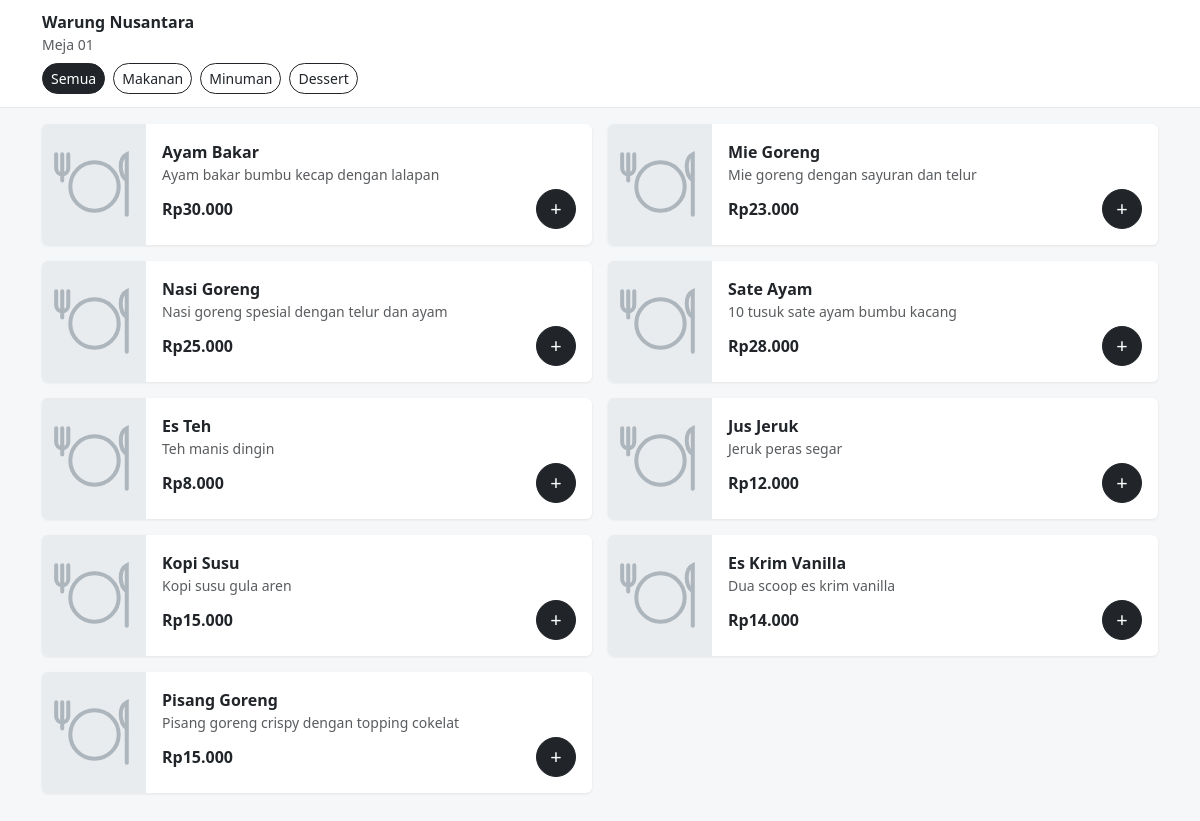
Page /order.php?table=01 on the committed database.
### tables this page shows
CREATE TABLE IF NOT EXISTS tables (
  id INT UNSIGNED NOT NULL AUTO_INCREMENT PRIMARY KEY,
  table_number VARCHAR(10) NOT NULL UNIQUE,   
  is_active TINYINT(1) NOT NULL DEFAULT 1,
  created_at TIMESTAMP NOT NULL DEFAULT CURRENT_TIMESTAMP
);

CREATE TABLE IF NOT EXISTS categories (
  id INT UNSIGNED NOT NULL AUTO_INCREMENT PRIMARY KEY,
  name VARCHAR(50) NOT NULL,
  is_active TINYINT(1) NOT NULL DEFAULT 1
);

CREATE TABLE IF NOT EXISTS products (
  id INT UNSIGNED NOT NULL AUTO_INCREMENT PRIMARY KEY,
  category_id INT UNSIGNED NOT NULL,
  name VARCHAR(100) NOT NULL,
  description VARCHAR(255) NULL,
  price INT UNSIGNED NOT NULL,                
  image VARCHAR(255) NULL,                    
  is_available TINYINT(1) NOT NULL DEFAULT 1,
  created_at TIMESTAMP NOT NULL DEFAULT CURRENT_TIMESTAMP,
  KEY idx_products_category (category_id),
  CONSTRAINT fk_products_category FOREIGN KEY (category_id) REFERENCES categories (id)
);

### includes/functions.php (called while the page is built, shortened)
<?php
function db(): PDO
{
    static $pdo = null;
    if ($pdo === null) {
        $c = require ROOT_PATH . '/config/database.php';
        $dsn = 'mysql:host=' . $c['host'] . ';dbname=' . $c['name'] . ';charset=utf8mb4';
        $pdo = new PDO($dsn, $c['user'], $c['pass'], [
            PDO::ATTR_ERRMODE            => PDO::ERRMODE_EXCEPTION,
            PDO::ATTR_DEFAULT_FETCH_MODE => PDO::FETCH_ASSOC,
            PDO::ATTR_EMULATE_PREPARES   => false,
            PDO::MYSQL_ATTR_INIT_COMMAND => "SET time_zone = '+07:00'",
        ]);
    }
    return $pdo;
}
function e($value): string
{
    return htmlspecialchars((string) $value, ENT_QUOTES, 'UTF-8');
}
function rupiah($n): string
{
    return 'Rp' . number_format((int) $n, 0, ',', '.');
}
function find_active_table(string $number): ?array
{
    $st = db()->prepare('SELECT * FROM tables WHERE table_number = ? AND is_active = 1');
    $st->execute([$number]);
    $row = $st->fetch();
    return $row ?: null;
}

### order.php (the view, shortened to what this page needs)
<?php
require_once __DIR__ . '/includes/functions.php';
$number = isset($_GET['table']) ? trim((string) $_GET['table']) : '';
try {
    $table = find_active_table($number);
    $categories = db()->query('SELECT id, name FROM categories WHERE is_active = 1 ORDER BY id')->fetchAll();
    $products = db()->query('SELECT p.id, p.category_id, p.name, p.description, p.price, p.image, p.is_available
                             FROM products p JOIN categories c ON c.id = p.category_id AND c.is_active = 1
                             ORDER BY p.category_id, p.name')->fetchAll();
} catch (Throwable $ex) {
    error_log($ex->getMessage());
    fail_page('Layanan sedang tidak tersedia', 503);
}
$base = '';
$page = 'menu';
$body_attrs = ['table' => $table['table_number']];
include __DIR__ . '/includes/header.php';
?>
<header class="cust-header sticky-top">
  <div class="container">
    <div class="d-flex justify-content-between align-items-center">
      <div>
        <div class="fw-semibold"><?= e(APP_NAME) ?></div>
        <div class="small text-muted">Meja <?= e($table['table_number']) ?></div>
      </div>
    </div>
    <div class="cat-tabs mt-2">
      <button class="btn btn-sm btn-dark" data-cat="all">Semua</button>
      <?php foreach ($categories as $c): ?>
        <button class="btn btn-sm btn-outline-dark" data-cat="<?= (int) $c['id'] ?>"><?= e($c['name']) ?></button>
      <?php endforeach; ?>
    </div>
  </div>
</header>
<main class="container py-3 has-cartbar">
  <div class="row g-3">
    <?php foreach ($products as $p): ?>
      <div class="col-12 col-md-6 menu-item" data-cat="<?= (int) $p['category_id'] ?>">
        <div class="card menu-card h-100"
             data-id="<?= (int) $p['id'] ?>" data-name="<?= e($p['name']) ?>" data-price="<?= (int) $p['price'] ?>">
          <div class="d-flex">
            <img class="menu-img" alt="" loading="lazy"
                 src="<?= $base ?>assets/images/<?= e($p['image'] ?: 'placeholder.svg') ?>">
            <div class="p-3 flex-grow-1 d-flex flex-column">
              <div class="fw-semibold"><?= e($p['name']) ?></div>
              <div class="small text-muted mb-1"><?= e($p['description']) ?></div>
              <div class="mt-auto d-flex justify-content-between align-items-center">
                <span class="fw-bold"><?= e(rupiah($p['price'])) ?></span>
                <?php if ($p['is_available']): ?>
                  <div class="qty-control" data-qty-control></div>
                <?php else: ?>
                  <span class="badge text-bg-secondary">Habis</span>
                <?php endif; ?>
              </div>
            </div>
          </div>
        </div>
      </div>
    <?php endforeach; ?>
  </div>
</main>
<?php include __DIR__ . '/includes/footer.php'; ?>

### includes/header.php (shortened to what this page needs)
<?php
$base = isset($base) ? $base : '';
$page = isset($page) ? $page : '';
$body_attrs = isset($body_attrs) ? $body_attrs : [];
$admin = !empty($admin);
?>
<!doctype html>
<html lang="id">
<head>
  <link rel="stylesheet" href="<?= $base ?>assets/vendor/bootstrap.min.css">
  <link rel="stylesheet" href="<?= $base ?>assets/css/style.css">
</head>
<body class="<?= $admin ? 'admin' : 'customer' ?>" data-page="<?= e($page) ?>" data-base="<?= e($base) ?>"
<?php foreach ($body_attrs as $k => $v): ?> data-<?= e($k) ?>="<?= e($v) ?>"<?php endforeach; ?>>

### includes/footer.php (shortened to what this page needs)
</body>
</html>

### assets/css/style.css (style rules this page uses)
:root { --brand: #212529; --accent: #d9480f; }
body { background: #f6f7f9; }
body.customer { -webkit-tap-highlight-color: transparent; }
.cust-header { background: #fff; border-bottom: 1px solid #e5e7eb; padding: .6rem 0; z-index: 10; }
.cat-tabs { display: flex; gap: .5rem; overflow-x: auto; padding-bottom: .25rem; }
.cat-tabs .btn { white-space: nowrap; border-radius: 999px; }
.menu-card { border: 0; box-shadow: 0 1px 3px rgba(0,0,0,.08); overflow: hidden; }
.menu-img { width: 104px; min-height: 104px; object-fit: cover; background: #e9ecef; flex-shrink: 0; }
.qty-control { display: inline-flex; align-items: center; gap: .5rem; }
.has-cartbar { padding-bottom: 5.5rem !important; }

### rows in the picture
tables: table_number "01"
categories: name "Makanan"
categories: name "Minuman"
categories: name "Dessert"
products: name "Ayam Bakar", description "Ayam bakar bumbu kecap dengan lalapan", price "Rp30.000"
products: name "Mie Goreng", description "Mie goreng dengan sayuran dan telur", price "Rp23.000"
products: name "Nasi Goreng", description "Nasi goreng spesial dengan telur dan ayam", price "Rp25.000"
products: name "Sate Ayam", description "10 tusuk sate ayam bumbu kacang", price "Rp28.000"
products: name "Es Teh", description "Teh manis dingin", price "Rp8.000"
products: name "Jus Jeruk", description "Jeruk peras segar", price "Rp12.000"
products: name "Kopi Susu", description "Kopi susu gula aren", price "Rp15.000"
products: name "Es Krim Vanilla", description "Dua scoop es krim vanilla", price "Rp14.000"
products: name "Pisang Goreng", description "Pisang goreng crispy dengan topping cokelat", price "Rp15.000"

### other values in the picture
APP_NAME "Warung Nusantara"
